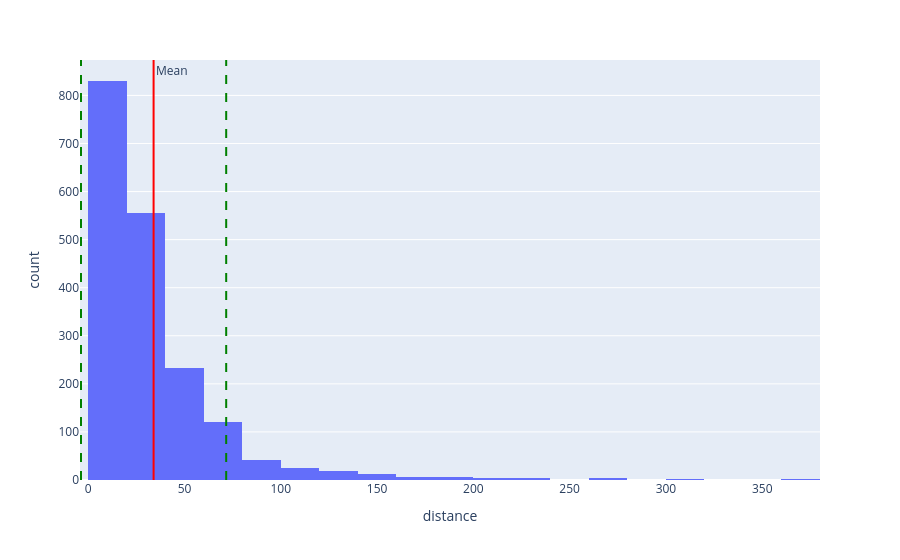

The notebook cell this image was saved under:
### Code cell
import plotly.express as px

mean = col.mean()
std = col.std()

fig = px.histogram(low_df, x="distance", nbins=30)

fig.add_vline(x=mean, line_color="red", annotation_text="Mean")
fig.add_vline(x=mean - std, line_dash="dash", line_color="green")
fig.add_vline(x=mean + std, line_dash="dash", line_color="green")

fig.show()

### Figure 1 — Plotly figure (JSON) as saved in the notebook; plotly's stock layout.template omitted (floating-point values rounded to 4 significant figures; data arrays with more than 128 entries replaced by an {"elided": "..."} marker saying what was removed)
{"data": [{"bingroup": "x", "hovertemplate": "distance=%{x}<br>count=%{y}<extra></extra>", "legendgroup": "", "marker": {"color": "#636efa", "pattern": {"shape": ""}}, "name": "", "nbinsx": 30, "orientation": "v", "showlegend": false, "type": "histogram", "x": {"elided": "1871 float values"}, "xaxis": "x", "yaxis": "y"}], "layout": {"annotations": [{"showarrow": false, "text": "Mean", "x": 33.96, "xanchor": "left", "xref": "x", "y": 1, "yanchor": "top", "yref": "y domain"}], "barmode": "relative", "legend": {"tracegroupgap": 0}, "margin": {"t": 60}, "shapes": [{"line": {"color": "red"}, "type": "line", "x0": 33.96, "x1": 33.96, "xref": "x", "y0": 0, "y1": 1, "yref": "y domain"}, {"line": {"color": "green", "dash": "dash"}, "type": "line", "x0": -3.738, "x1": -3.738, "xref": "x", "y0": 0, "y1": 1, "yref": "y domain"}, {"line": {"color": "green", "dash": "dash"}, "type": "line", "x0": 71.65, "x1": 71.65, "xref": "x", "y0": 0, "y1": 1, "yref": "y domain"}], "xaxis": {"anchor": "y", "domain": [0, 1], "title": {"text": "distance"}}, "yaxis": {"anchor": "x", "domain": [0, 1], "title": {"text": "count"}}}}
